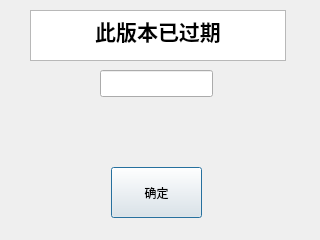
<?xml version="1.0" encoding="UTF-8"?>
<ui version="4.0">
 <class>Dialog</class>
 <widget class="QDialog" name="Dialog">
  <property name="geometry">
   <rect>
    <x>0</x>
    <y>0</y>
    <width>320</width>
    <height>240</height>
   </rect>
  </property>
  <property name="windowTitle">
   <string>Dialog</string>
  </property>
  <widget class="QTextBrowser" name="textBrowser">
   <property name="geometry">
    <rect>
     <x>30</x>
     <y>10</y>
     <width>256</width>
     <height>51</height>
    </rect>
   </property>
   <property name="html">
    <string>&lt;!DOCTYPE HTML PUBLIC &quot;-//W3C//DTD HTML 4.0//EN&quot; &quot;http://www.w3.org/TR/REC-html40/strict.dtd&quot;&gt;
&lt;html&gt;&lt;head&gt;&lt;meta name=&quot;qrichtext&quot; content=&quot;1&quot; /&gt;&lt;meta charset=&quot;utf-8&quot; /&gt;&lt;style type=&quot;text/css&quot;&gt;
p, li { white-space: pre-wrap; }
hr { height: 1px; border-width: 0; }
li.unchecked::marker { content: &quot;\2610&quot;; }
li.checked::marker { content: &quot;\2612&quot;; }
&lt;/style&gt;&lt;/head&gt;&lt;body style=&quot; font-family:'Microsoft YaHei UI'; font-size:9pt; font-weight:400; font-style:normal;&quot;&gt;
&lt;p align=&quot;center&quot; style=&quot; margin-top:0px; margin-bottom:0px; margin-left:0px; margin-right:0px; -qt-block-indent:0; text-indent:0px;&quot;&gt;&lt;span style=&quot; font-size:16pt; font-weight:700;&quot;&gt;此版本已过期&lt;/span&gt;&lt;/p&gt;&lt;/body&gt;&lt;/html&gt;</string>
   </property>
  </widget>
  <widget class="QLineEdit" name="JH">
   <property name="geometry">
    <rect>
     <x>100</x>
     <y>70</y>
     <width>113</width>
     <height>27</height>
    </rect>
   </property>
   <property name="text">
    <string/>
   </property>
  </widget>
  <widget class="QPushButton" name="pushButton">
   <property name="geometry">
    <rect>
     <x>111</x>
     <y>167</y>
     <width>91</width>
     <height>51</height>
    </rect>
   </property>
   <property name="text">
    <string>确定</string>
   </property>
  </widget>
 </widget>
 <resources/>
 <connections/>
</ui>
